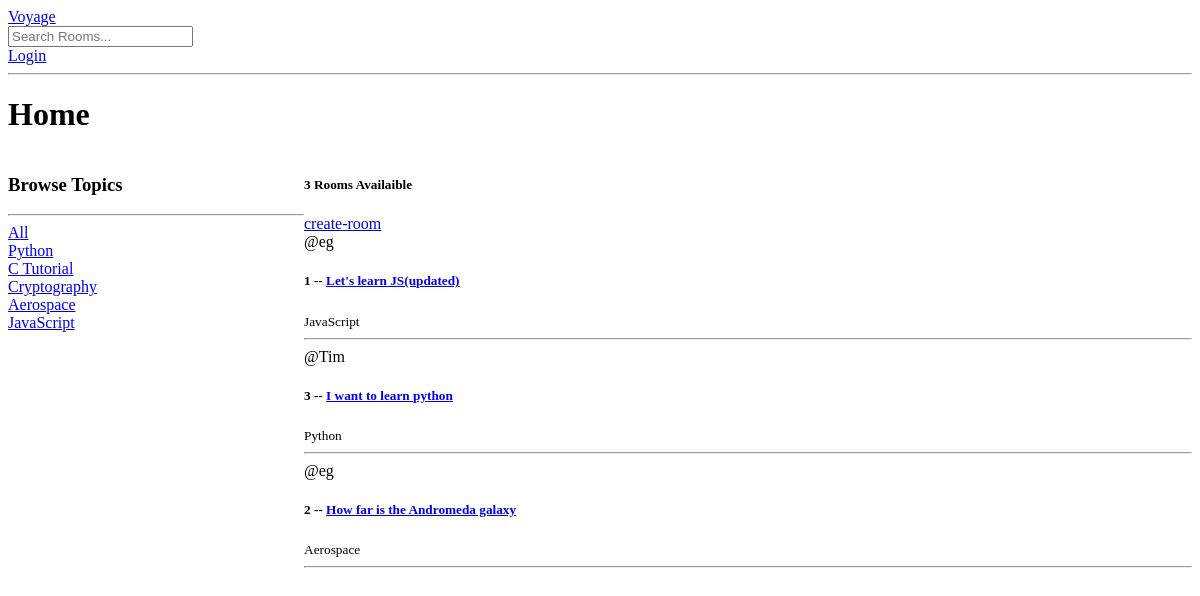
Before: / with the older database file.
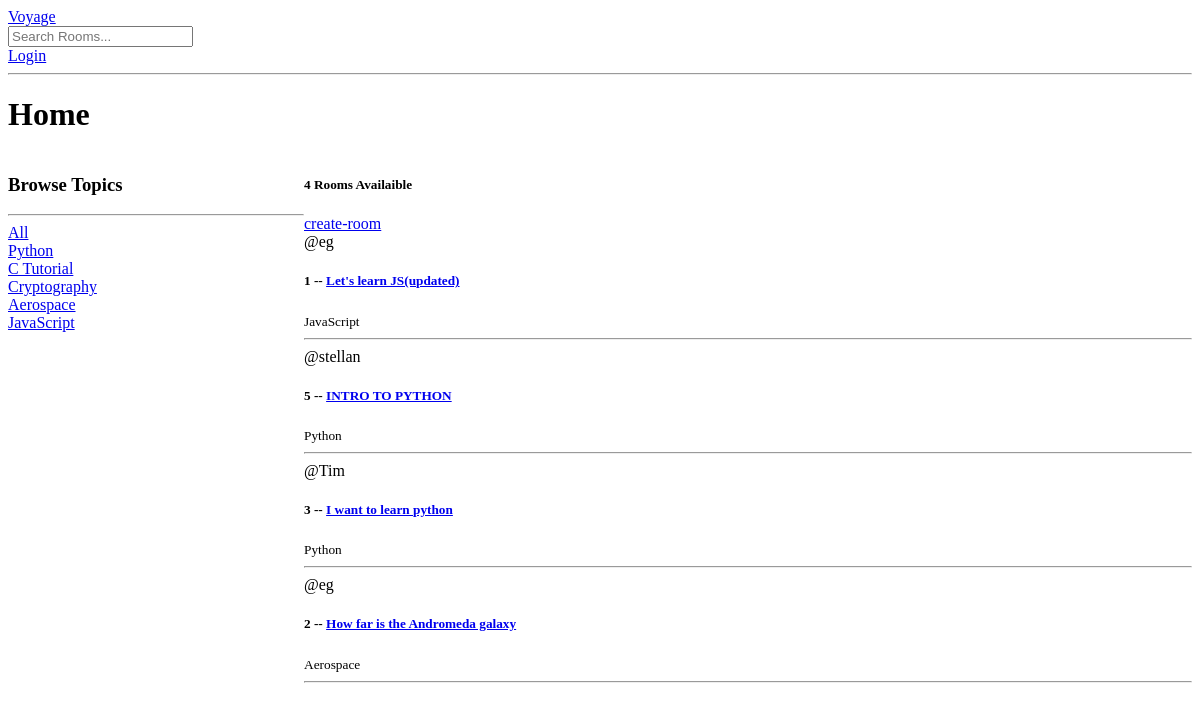
After: the same page with the newer database file.
### foot/models.py (models this page shows, shortened)
class Topic(models.Model):
    name = models.CharField(max_length=50)

class Room (models.Model):
    host = models.ForeignKey(User, on_delete=models.SET_NULL, null=True)
    topic = models.ForeignKey(Topic, on_delete=models.SET_NULL, null=True)
    name = models.CharField(max_length=200)
    description = models.TextField(null=True, blank=True)
    participants = models.ManyToManyField(User, related_name='participants', blank=True)
    updated = models.DateTimeField(auto_now=True)
    created = models.DateTimeField(auto_now_add=True)
    class Meta:
        ordering = ['-updated', '-created']

### foot/views.py (the view)
# urls.py: path('', views.Home, name="home" ),
def Home(request):
    q = request.GET.get('q') if request.GET.get('q') != None else ''
    rooms = Room.objects.filter(Q(topic__name__icontains = q) | Q(name__icontains=q) | Q(description__icontains=q))
    topics = Topic.objects.all()
    room_count = rooms.count()
    context = {'rooms':rooms, 'topics':topics, 'room_count':room_count}
    return render(request, 'foot/home.html', context)

### foot/templates/foot/home.html (shortened to what this page needs)
{% extends "main.html" %}
{% block content%}
<h1>Home</h1>
<div class="home-container">
    <div>
        <h3>Browse Topics</h3>
        <hr>
 <a href="{% url 'home'  %}">All</a>
        {% for topic in topics%}
        <div>
            <a href="{% url 'home' %}?q={{topic.name}}">{{topic.name}}</a>
        </div>
        {%endfor%}
    </div>
   <div>
     <div>
        <h5>{{room_count}} Rooms Availaible</h5>
        <a href="{% url 'create-room'%}"> create-room </a>
        {% for room in rooms %}
            <div>
                <span>@{{room.host.username}}</span>
                <h5>{{room.id}} -- <a href="{%url 'room' room.id %}"> {{room.name}} </a></h5>
                <small>{{room.topic.name}}</small>
                <hr>
            </div>
        {% endfor%}
    </div>
   </div>
</div>
{%endblock content%}

Changed rows visible on the page:
added Room: host.username "stellan", id "5", name "INTRO TO PYTHON", topic.name "Python"
Other visible differences:
{{ room_count }}: "3" → "4"
